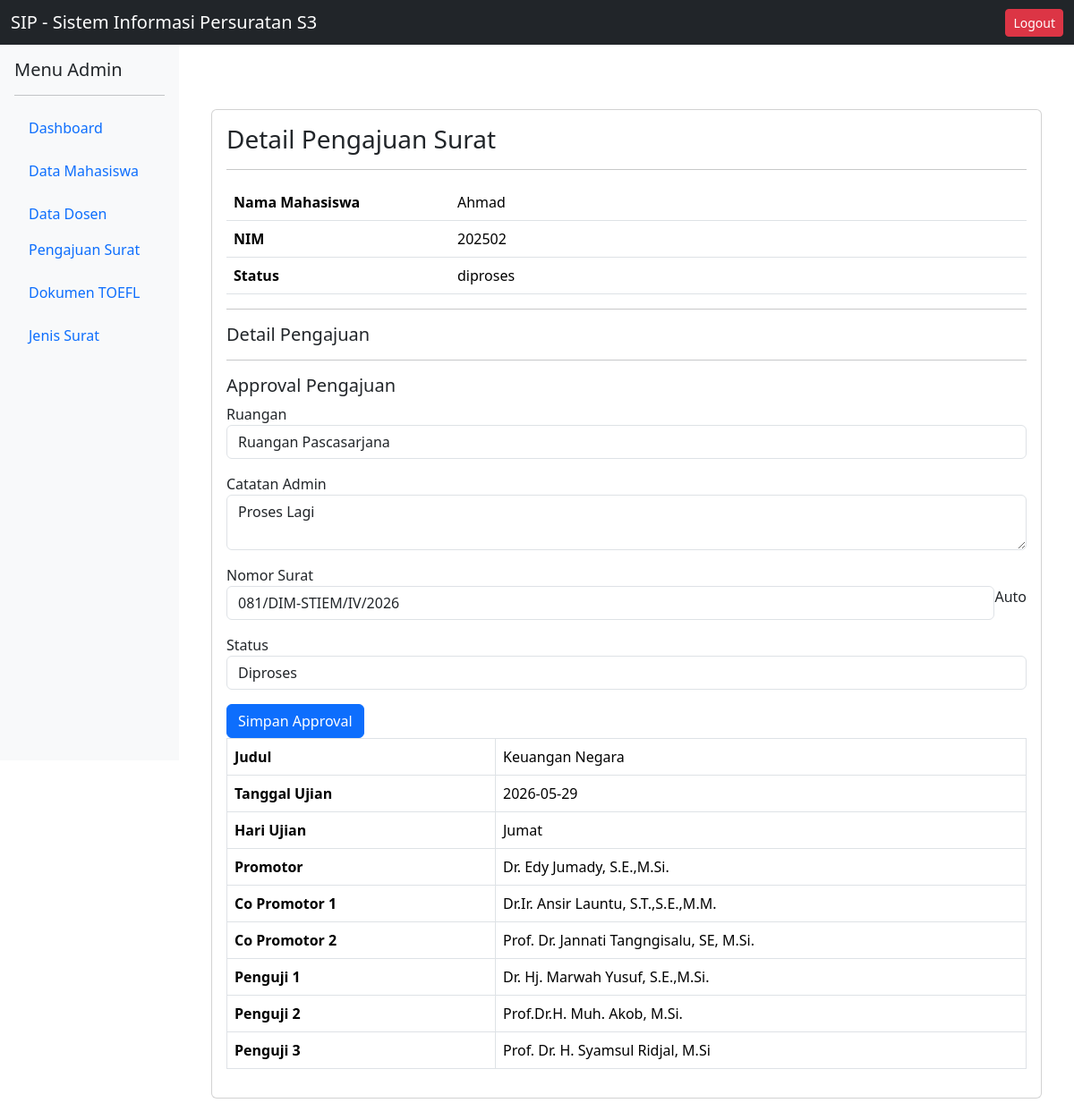
The page /app/views/admin/pengajuan_surat/detail.php?id=3 (signed in) on the database its author committed.
### tables this page shows
CREATE TABLE `pengajuan_surat` (
  `id` int(11) NOT NULL,
  `mahasiswa_id` int(11) NOT NULL,
  `jenis_surat_id` int(11) NOT NULL,
  `nomor_surat` varchar(255) DEFAULT NULL,
  `tanggal_pengajuan` date DEFAULT NULL,
  `status` enum('pending','diproses','selesai','ditolak') DEFAULT 'pending',
  `file_surat` varchar(255) DEFAULT NULL,
  `catatan_admin` text DEFAULT NULL,
  `created_at` timestamp NOT NULL DEFAULT current_timestamp(),
  `ruangan` varchar(255) DEFAULT NULL
);

CREATE TABLE `mahasiswa` (
  `id` int(11) NOT NULL,
  `user_id` int(11) DEFAULT NULL,
  `nim` varchar(30) DEFAULT NULL,
  `nama` varchar(100) DEFAULT NULL,
  `angkatan` varchar(10) DEFAULT NULL,
  `no_hp` varchar(20) DEFAULT NULL,
  `email` varchar(100) DEFAULT NULL,
  `created_at` timestamp NOT NULL DEFAULT current_timestamp(),
  `password` varchar(255) DEFAULT NULL
);

CREATE TABLE `detail_pengajuan` (
  `id` int(11) NOT NULL,
  `pengajuan_id` int(11) NOT NULL,
  `field_name` varchar(255) DEFAULT NULL,
  `field_value` text DEFAULT NULL
);

### app/views/admin/pengajuan_surat/detail.php (the view, shortened to what this page needs)
<?php
require_once '../../../config/database.php';
$id = $_GET['id'];
$query = $pdo->prepare(
    "SELECT
        pengajuan_surat.*,
        mahasiswa.nama,
        mahasiswa.nim
     FROM pengajuan_surat
     JOIN mahasiswa
     ON pengajuan_surat.mahasiswa_id = mahasiswa.id
     WHERE pengajuan_surat.id=?"
);
$query->execute([$id]);
$pengajuan = $query->fetch();
$queryDetail = $pdo->prepare(
    "SELECT * FROM detail_pengajuan
     WHERE pengajuan_id=?"
);
$queryDetail->execute([$id]);
$details = $queryDetail->fetchAll();
require_once '../../layouts/header.php';
require_once '../../layouts/sidebar.php';
?>
<div class="container mt-5">
    <div class="card">
        <div class="card-body">
            <h3>
                Detail Pengajuan Surat
            </h3>
            <hr>
            <table class="table">
                <tr>
                    <th width="250">
                        Nama Mahasiswa
                    </th>
                    <td>
                        <?= $pengajuan['nama']; ?>
                    </td>
                </tr>
                <tr>
                    <th>
                        NIM
                    </th>
                    <td>
                        <?= $pengajuan['nim']; ?>
                    </td>
                </tr>
                <tr>
                    <th>
                        Status
                    </th>
                    <td>
                        <?= $pengajuan['status']; ?>
                    </td>
                </tr>
            </table>
            <hr>
            <h5>
                Detail Pengajuan
            </h5>
            <hr>
            <h5>
                Approval Pengajuan
            </h5>
            <form action="../../../controllers/PengajuanSuratController.php"
                method="POST">
                <div class="mb-3">
                    <label>
                        Ruangan
                    </label>
                    <input type="text"
                        name="ruangan"
                        class="form-control"
                        value="<?= $pengajuan['ruangan'] ?? ''; ?>">
                </div>
                <div class="mb-3">
                    <label>
                        Catatan Admin
                    </label>
                    <textarea
                        name="catatan_admin"
                        class="form-control"><?= $pengajuan['catatan_admin'] ?? ''; ?></textarea>
                </div>
                <div class="mb-3">
                    <label>
                        Nomor Surat
                    </label>
                    <div class="input-group">
                        <input type="text"
                            name="nomor_surat"
                            class="form-control"
                            value="<?= $pengajuan['nomor_surat'] ?? ''; ?>"
                            <button type="button"
                            class="btn btn-secondary"
                            onclick="generateNomor()">
                        Auto
                    </div>
                </div>
                <div class="mb-3">
                    <label>
                        Status
                    </label>
                    <select name="status"
                        class="form-control"
                        required>
                        <option value="diproses"
                            <?= $pengajuan['status'] == 'diproses' ? 'selected' : ''; ?>>
                            Diproses
                        </option>
                    </select>
                </div>
                <button type="submit"
                    name="update_status"
                    class="btn btn-primary">
                    Simpan Approval
                </button>
            </form>
            <table class="table table-bordered">
                <?php foreach ($details as $d): ?>
                    <tr>
                        <th width="300">
                            <?= ucwords(
                                str_replace('_', ' ', $d['field_name'])
                            ); ?>
                        </th>
                        <td>
                            <?= $d['field_value']; ?>
                        </td>
                    </tr>
                <?php endforeach; ?>
            </table>
        </div>
    </div>
</div>
<?php require_once '../../layouts/footer.php'; ?>

### app/views/layouts/header.php (shortened to what this page needs)
<!DOCTYPE html>
<html lang="en">
<head>
    <link href="https://cdn.jsdelivr.net/npm/bootstrap@5.3.3/dist/css/bootstrap.min.css" rel="stylesheet">
    <link href="https://cdn.jsdelivr.net/npm/select2@4.1.0-rc.0/dist/css/select2.min.css" rel="stylesheet" />
</head>
<body>
    <nav class="navbar navbar-dark bg-dark">
        <div class="container-fluid">
            <span class="navbar-brand mb-0 h1">
                SIP - Sistem Informasi Persuratan S3
            </span>
            <a href="/SIP2/app/controllers/logout.php"
                class="btn btn-danger btn-sm">
                Logout
            </a>
        </div>
    </nav>
    <div class="container-fluid">
        <div class="row">

### app/views/layouts/sidebar.php
<div class="col-md-2 bg-light vh-100 p-3">
    <h5>Menu Admin</h5>
    <hr>
    <ul class="nav flex-column">
        <li class="nav-item mb-2">
            <a href="/SIP2/app/views/admin/dashboard.php"
                class="nav-link">
                Dashboard
            </a>
        </li>
        <li class="nav-item mb-2">
            <a href="/SIP2/app/views/admin/mahasiswa/index.php"
                class="nav-link">
                Data Mahasiswa
            </a>
        </li>
        <li class="nav-item">
            <a href="/SIP2/app/views/admin/dosen/index.php"
                class="nav-link">
                Data Dosen
            </a>
        </li>
        <li class="nav-item mb-2">
            <a href="/SIP2/app/views/admin/pengajuan_surat/index.php"
                class="nav-link">
                Pengajuan Surat
            </a>
        </li>
        <li class="nav-item mb-2">
            <a href="#"
                class="nav-link">
                Dokumen TOEFL
            </a>
        </li>
        <li class="nav-item mb-2">
            <a href="/SIP2/app/views/admin/jenis_surat/index.php"
                class="nav-link">
                Jenis Surat
            </a>
        </li>
    </ul>
</div>
<div class="col-md-10 p-4">

### app/views/layouts/footer.php (shortened to what this page needs)
</div>
</div>
</body>
</html>

### rows shown on the page
pengajuan_surat: mahasiswa.nama "Ahmad", mahasiswa.nim "202502", status "diproses", ruangan "Ruangan Pascasarjana", catatan_admin "Proses Lagi", nomor_surat "081/DIM-STIEM/IV/2026", status "Diproses"
detail_pengajuan: field_name "Judul", field_value "Keuangan Negara"
detail_pengajuan: field_name "Tanggal Ujian", field_value "2026-05-29"
detail_pengajuan: field_name "Hari Ujian", field_value "Jumat"
detail_pengajuan: field_name "Promotor", field_value "Dr. Edy Jumady, S.E.,M.Si."
detail_pengajuan: field_name "Co Promotor 1", field_value "Dr.Ir. Ansir Launtu, S.T.,S.E.,M.M."
detail_pengajuan: field_name "Co Promotor 2", field_value "Prof. Dr. Jannati Tangngisalu, SE, M.Si."
detail_pengajuan: field_name "Penguji 1", field_value "Dr. Hj. Marwah Yusuf, S.E.,M.Si."
detail_pengajuan: field_name "Penguji 2", field_value "Prof.Dr.H. Muh. Akob, M.Si."
detail_pengajuan: field_name "Penguji 3", field_value "Prof. Dr. H. Syamsul Ridjal, M.Si"
